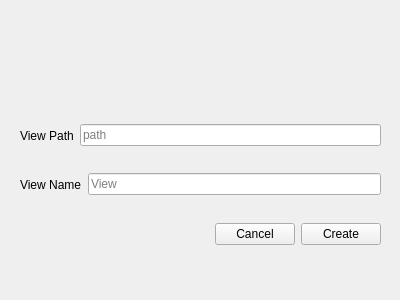
<?xml version="1.0" encoding="UTF-8"?>
<ui version="4.0">
 <class>CreateView</class>
 <widget class="QWidget" name="CreateView">
  <property name="geometry">
   <rect>
    <x>0</x>
    <y>0</y>
    <width>400</width>
    <height>300</height>
   </rect>
  </property>
  <property name="windowTitle">
   <string>Form</string>
  </property>
  <widget class="QWidget" name="horizontalLayoutWidget">
   <property name="geometry">
    <rect>
     <x>20</x>
     <y>219</y>
     <width>361</width>
     <height>31</height>
    </rect>
   </property>
   <layout class="QHBoxLayout" name="bottomButtonLayout">
    <item>
     <spacer name="horizontalSpacer">
      <property name="orientation">
       <enum>Qt::Orientation::Horizontal</enum>
      </property>
      <property name="sizeHint" stdset="0">
       <size>
        <width>40</width>
        <height>20</height>
       </size>
      </property>
     </spacer>
    </item>
    <item>
     <widget class="QPushButton" name="cancelButton">
      <property name="text">
       <string>Cancel</string>
      </property>
     </widget>
    </item>
    <item>
     <widget class="QPushButton" name="createButton">
      <property name="text">
       <string>Create</string>
      </property>
     </widget>
    </item>
   </layout>
  </widget>
  <widget class="QWidget" name="horizontalLayoutWidget_2">
   <property name="geometry">
    <rect>
     <x>20</x>
     <y>169</y>
     <width>361</width>
     <height>31</height>
    </rect>
   </property>
   <layout class="QHBoxLayout" name="viewNamehorizontalLayout">
    <item>
     <widget class="QLabel" name="viewNameLabel">
      <property name="text">
       <string>View Name</string>
      </property>
     </widget>
    </item>
    <item>
     <widget class="QLineEdit" name="viewNameLineEdit">
      <property name="placeholderText">
       <string>View</string>
      </property>
     </widget>
    </item>
   </layout>
  </widget>
  <widget class="QWidget" name="horizontalLayoutWidget_3">
   <property name="geometry">
    <rect>
     <x>20</x>
     <y>120</y>
     <width>361</width>
     <height>31</height>
    </rect>
   </property>
   <layout class="QHBoxLayout" name="viewPathhorizontalLayout">
    <item>
     <widget class="QLabel" name="viewPathLabel">
      <property name="text">
       <string>View Path</string>
      </property>
     </widget>
    </item>
    <item>
     <widget class="QLineEdit" name="viewPathLineEdit">
      <property name="placeholderText">
       <string>path</string>
      </property>
     </widget>
    </item>
   </layout>
  </widget>
 </widget>
 <resources/>
 <connections/>
</ui>
